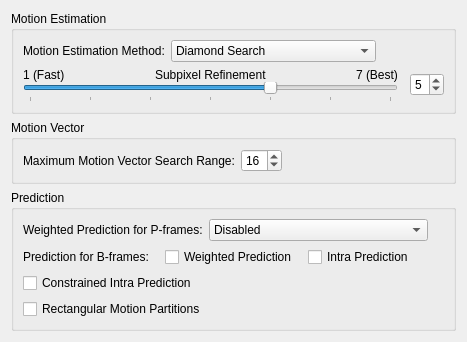
     <widget class="QWidget" name="tabMotion">
      <attribute name="title">
       <string>Motion</string>
      </attribute>
      <layout class="QVBoxLayout">
       <item>
        <widget class="QGroupBox" name="groupBox_11">
         <property name="title">
          <string>Motion Estimation</string>
         </property>
         <layout class="QVBoxLayout">
          <item>
           <layout class="QHBoxLayout">
            <item>
             <widget class="QLabel" name="label_38">
              <property name="text">
               <string>Motion Estimation Method:</string>
              </property>
             </widget>
            </item>
            <item>
             <layout class="QHBoxLayout">
              <item>
               <widget class="QComboBox" name="meMethodComboBox">
                <property name="currentIndex">
                 <number>0</number>
                </property>
                <item>
                 <property name="text">
                  <string>Diamond Search</string>
                 </property>
                </item>
                <item>
                 <property name="text">
                  <string>Hexagonal Search</string>
                 </property>
                </item>
                <item>
                 <property name="text">
                  <string>Uneven Multi-hexagonal Search</string>
                 </property>
                </item>
                <item>
                 <property name="text">
                  <string>Star Search</string>
                 </property>
                </item>
                <item>
                 <property name="text">
                  <string>Exhaustive Search</string>
                 </property>
                </item>
               </widget>
              </item>
              <item>
               <spacer name="spacer_10">
                <property name="orientation">
                 <enum>Qt::Horizontal</enum>
                </property>
                <property name="sizeHint" stdset="0">
                 <size>
                  <width>0</width>
                  <height>0</height>
                 </size>
                </property>
               </spacer>
              </item>
             </layout>
            </item>
           </layout>
          </item>
          <item>
           <layout class="QHBoxLayout">
            <item>
             <layout class="QHBoxLayout">
              <property name="spacing">
               <number>12</number>
              </property>
              <item>
               <layout class="QVBoxLayout">
                <property name="spacing">
                 <number>0</number>
                </property>
                <item>
                 <layout class="QHBoxLayout">
                  <property name="spacing">
                   <number>0</number>
                  </property>
                  <item>
                   <widget class="QLabel" name="label_35">
                    <property name="text">
                     <string>1 (Fast)</string>
                    </property>
                   </widget>
                  </item>
                  <item>
                   <spacer name="spacer_11">
                    <property name="orientation">
                     <enum>Qt::Horizontal</enum>
                    </property>
                    <property name="sizeHint" stdset="0">
                     <size>
                      <width>0</width>
                      <height>0</height>
                     </size>
                    </property>
                   </spacer>
                  </item>
                  <item>
                   <widget class="QLabel" name="label_36">
                    <property name="text">
                     <string>Subpixel Refinement</string>
                    </property>
                   </widget>
                  </item>
                  <item>
                   <spacer name="spacer_13">
                    <property name="orientation">
                     <enum>Qt::Horizontal</enum>
                    </property>
                    <property name="sizeHint" stdset="0">
                     <size>
                      <width>0</width>
                      <height>0</height>
                     </size>
                    </property>
                   </spacer>
                  </item>
                  <item>
                   <widget class="QLabel" name="label_37">
                    <property name="text">
                     <string>7 (Best)</string>
                    </property>
                   </widget>
                  </item>
                 </layout>
                </item>
                <item>
                 <widget class="QSlider" name="meSlider">
                  <property name="sizePolicy">
                   <sizepolicy hsizetype="Preferred" vsizetype="Fixed">
                    <horstretch>0</horstretch>
                    <verstretch>0</verstretch>
                   </sizepolicy>
                  </property>
                  <property name="minimumSize">
                   <size>
                    <width>375</width>
                    <height>0</height>
                   </size>
                  </property>
                  <property name="minimum">
                   <number>1</number>
                  </property>
                  <property name="maximum">
                   <number>7</number>
                  </property>
                  <property name="pageStep">
                   <number>1</number>
                  </property>
                  <property name="value">
                   <number>5</number>
                  </property>
                  <property name="orientation">
                   <enum>Qt::Horizontal</enum>
                  </property>
                  <property name="tickPosition">
                   <enum>QSlider::TicksBelow</enum>
                  </property>
                 </widget>
                </item>
               </layout>
              </item>
              <item>
               <widget class="QSpinBox" name="meSpinBox">
                <property name="minimum">
                 <number>1</number>
                </property>
                <property name="maximum">
                 <number>7</number>
                </property>
                <property name="value">
                 <number>5</number>
                </property>
               </widget>
              </item>
             </layout>
            </item>
            <item>
             <spacer name="spacer_12">
              <property name="orientation">
               <enum>Qt::Horizontal</enum>
              </property>
              <property name="sizeHint" stdset="0">
               <size>
                <width>0</width>
                <height>0</height>
               </size>
              </property>
             </spacer>
            </item>
           </layout>
          </item>
         </layout>
        </widget>
       </item>
       <item>
        <widget class="QGroupBox" name="groupBox_19">
         <property name="title">
          <string>Motion Vector</string>
         </property>
         <layout class="QVBoxLayout">
          <item>
           <layout class="QGridLayout">
            <item row="0" column="1">
             <layout class="QHBoxLayout">
              <item>
               <widget class="QSpinBox" name="mvRangeSpinBox">
                <property name="maximum">
                 <number>64</number>
                </property>
                <property name="value">
                 <number>16</number>
                </property>
               </widget>
              </item>
              <item>
               <spacer name="spacer_15">
                <property name="orientation">
                 <enum>Qt::Horizontal</enum>
                </property>
                <property name="sizeHint" stdset="0">
                 <size>
                  <width>0</width>
                  <height>0</height>
                 </size>
                </property>
               </spacer>
              </item>
             </layout>
            </item>
            <item row="0" column="0">
             <widget class="QLabel" name="label_39">
              <property name="text">
               <string>Maximum Motion Vector Search Range:</string>
              </property>
             </widget>
            </item>
           </layout>
          </item>
         </layout>
        </widget>
       </item>
       <item>
        <widget class="QGroupBox" name="groupBox_18">
         <property name="title">
          <string>Prediction</string>
         </property>
         <layout class="QGridLayout">
          <item row="2" column="0">
           <layout class="QGridLayout">
            <item row="0" column="0">
             <widget class="QLabel" name="lblBPredict">
              <property name="text">
               <string>Prediction for B-frames:</string>
              </property>
             </widget>
            </item>
            <item row="0" column="1">
             <widget class="QCheckBox" name="weightedPredictCheckBox">
              <property name="text">
               <string>Weighted Prediction</string>
              </property>
             </widget>
            </item>
            <item row="0" column="2">
             <widget class="QCheckBox" name="bIntraCheckBox">
              <property name="text">
               <string>Intra Prediction</string>
              </property>
             </widget>
            </item>
           </layout>
          </item>
          <item row="3" column="0">
           <widget class="QCheckBox" name="constrainedIntraCheckBox">
            <property name="text">
             <string>Constrained Intra Prediction</string>
            </property>
           </widget>
          </item>
          <item row="4" column="0">
           <widget class="QCheckBox" name="rectInterCheckBox">
            <property name="text">
             <string>Rectangular Motion Partitions</string>
            </property>
           </widget>
          </item>
          <item row="1" column="0">
           <layout class="QGridLayout">
            <item row="0" column="0">
             <widget class="QLabel" name="lblWeightedPPredict">
              <property name="text">
               <string>Weighted Prediction for P-frames:</string>
              </property>
             </widget>
            </item>
            <item row="0" column="1">
             <layout class="QHBoxLayout">
              <item>
               <widget class="QComboBox" name="weightedPPredictComboBox">
                <item>
                 <property name="text">
                  <string>Disabled</string>
                 </property>
                </item>
                <item>
                 <property name="text">
                  <string>Weighted References</string>
                 </property>
                </item>
                <item>
                 <property name="text">
                  <string>Weighted References + Duplicates</string>
                 </property>
                </item>
               </widget>
              </item>
              <item>
               <spacer name="spacer_18">
                <property name="orientation">
                 <enum>Qt::Horizontal</enum>
                </property>
                <property name="sizeHint" stdset="0">
                 <size>
                  <width>0</width>
                  <height>0</height>
                 </size>
                </property>
               </spacer>
              </item>
             </layout>
            </item>
           </layout>
          </item>
         </layout>
        </widget>
       </item>
       <item>
        <spacer name="spacer_19">
         <property name="orientation">
          <enum>Qt::Vertical</enum>
         </property>
         <property name="sizeHint" stdset="0">
          <size>
           <width>0</width>
           <height>0</height>
          </size>
         </property>
        </spacer>
       </item>
      </layout>
     </widget>
